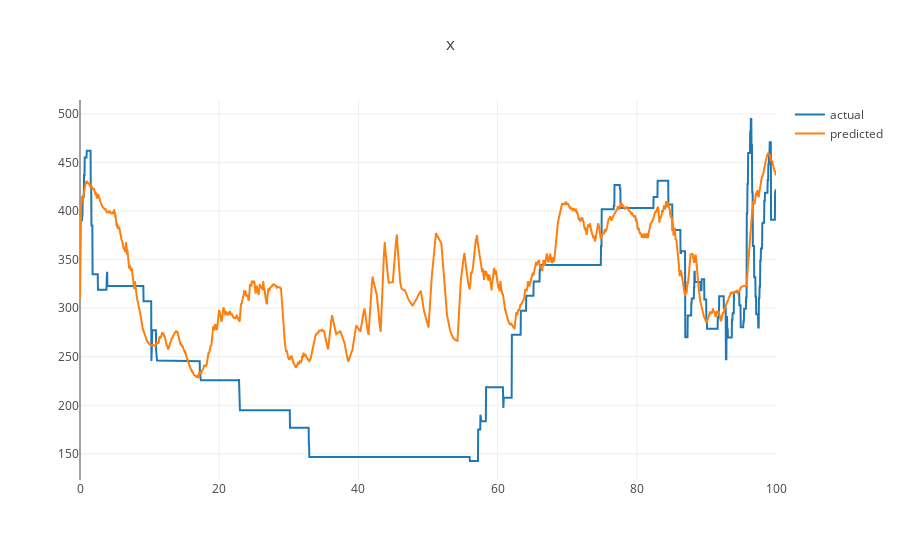
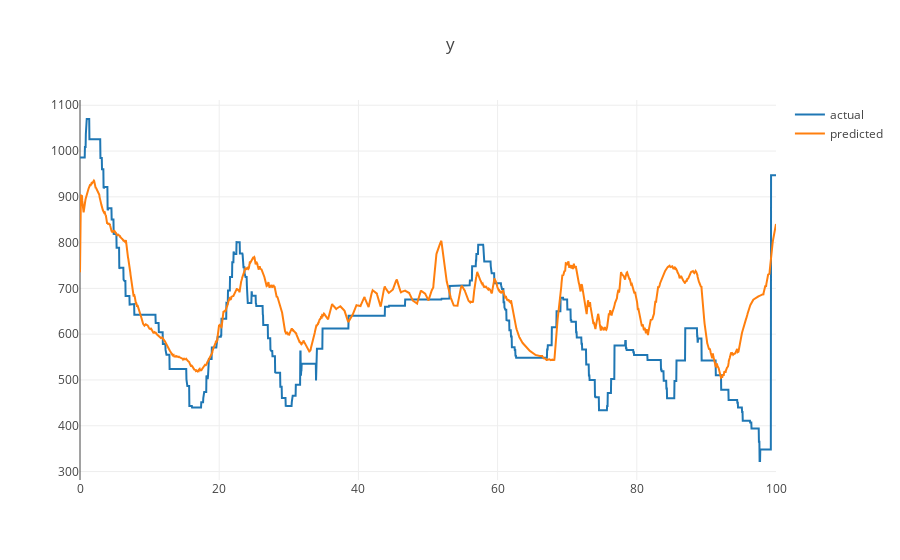

Notebook code for these charts, in order:
### Code cell
def plot_predictions(actual, estimated, start, n):
    stop = start + n
#     estimated_position = np.apply_along_axis(get_pos_from_rssi, 1, rssi)
    
    def plot(i, name):
        py.iplot({
            "data": [
                go.Scatter(x=np.linspace(0, 100, n), y=actual[start:stop,i], name='actual'),
                go.Scatter(x=np.linspace(0, 100, n), y=estimated[start:stop,i], name='predicted')
            ],
            "layout": go.Layout(
                title=name
            )
        })
        
    plot(0, 'x')
    plot(1, 'y')
    
plot_predictions(positions_17_b8, kalman_pos, 0, 3100)

### Figure 1 — Plotly figure (JSON) as saved in the notebook; plotly's stock layout.template omitted (floating-point values rounded to 4 significant figures; data arrays with more than 128 entries replaced by an {"elided": "..."} marker saying what was removed)
{"data": [{"name": "actual", "type": "scatter", "x": {"elided": "3100 float values"}, "y": {"elided": "3100 float values"}}, {"name": "predicted", "type": "scatter", "x": {"elided": "3100 float values"}, "y": {"elided": "3100 float values"}}], "layout": {"title": "x"}}

### Figure 2 — Plotly figure (JSON) as saved in the notebook; plotly's stock layout.template omitted (floating-point values rounded to 4 significant figures; data arrays with more than 128 entries replaced by an {"elided": "..."} marker saying what was removed)
{"data": [{"name": "actual", "type": "scatter", "x": {"elided": "3100 float values"}, "y": {"elided": "3100 float values"}}, {"name": "predicted", "type": "scatter", "x": {"elided": "3100 float values"}, "y": {"elided": "3100 float values"}}], "layout": {"title": "y"}}
